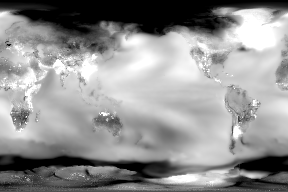
//> input picture foo.tif, 288 x 192 px
$ ./surf_flann_based_matcher foo.tif ts_ann_cam5.1.jpg   (built with g++ and OpenCV 4)
//> lines starting //> are read from the running program, lines starting //| are printed output that depends on the picture
/**
 * @file SURF_FlannMatcher
 * @brief SURF detector + descriptor + FLANN Matcher
 * @author A. Huaman
 */


#include <stdio.h>
#include <iostream>
// these are under /usr/local/include
//#include <opencv2/opencv_modules.hpp>
#include <opencv2/xfeatures2d.hpp>      // since SURF's moved
#include <opencv2/opencv.hpp>
//#include <opencv2/core/core.hpp>
//#include <opencv2/highgui/highgui.hpp>
//#include <opencv2/xfeatures2d/nonfree.hpp>

//#ifndef HAVE_OPENCV_NONFREE
//
//int main(int, char**)
//{
//    printf("The sample requires nonfree module that is not available in your OpenCV distribution.\n");
//    return -1;
//}
//
//#else
//
//# include "opencv2/core/core.hpp"
//# include "opencv2/features2d/features2d.hpp"
//# include "opencv2/highgui/highgui.hpp"
//# include "opencv2/nonfree/features2d.hpp"

using namespace cv;
using namespace cv::xfeatures2d;

void readme();

/**
 * @function main
 * @brief Main function
 */
int main( int argc, char** argv )
{
    if( argc != 3 )
    { readme(); return -1; }

    Mat img_1 = imread( argv[1], CV_LOAD_IMAGE_GRAYSCALE );
//> img_1 is the input picture: 192 rows x 288 cols, CV_8UC1; min 0, max 255, mean 145.5
    Mat img_2 = imread( argv[2], CV_LOAD_IMAGE_GRAYSCALE );
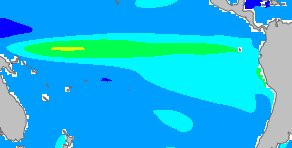
//> input picture ts_ann_cam5.1.jpg, 292 x 148 px
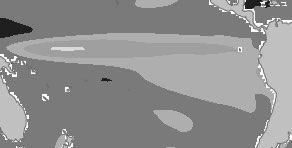
//> img_2: 148 rows x 292 cols, CV_8UC1; min 16, max 255, mean 143.6

    if( !img_1.data || !img_2.data )
    { printf(" --(!) Error reading images \n"); return -1; }

    //-- Step 1: Detect the keypoints using SURF Detector
    int minHessian = 400;

    //SurfFeatureDetector detector( minHessian );
//> (the run ends here: the program stops with an error, at `Ptr<SURF> surf = SURF::create(minHessian);`)
